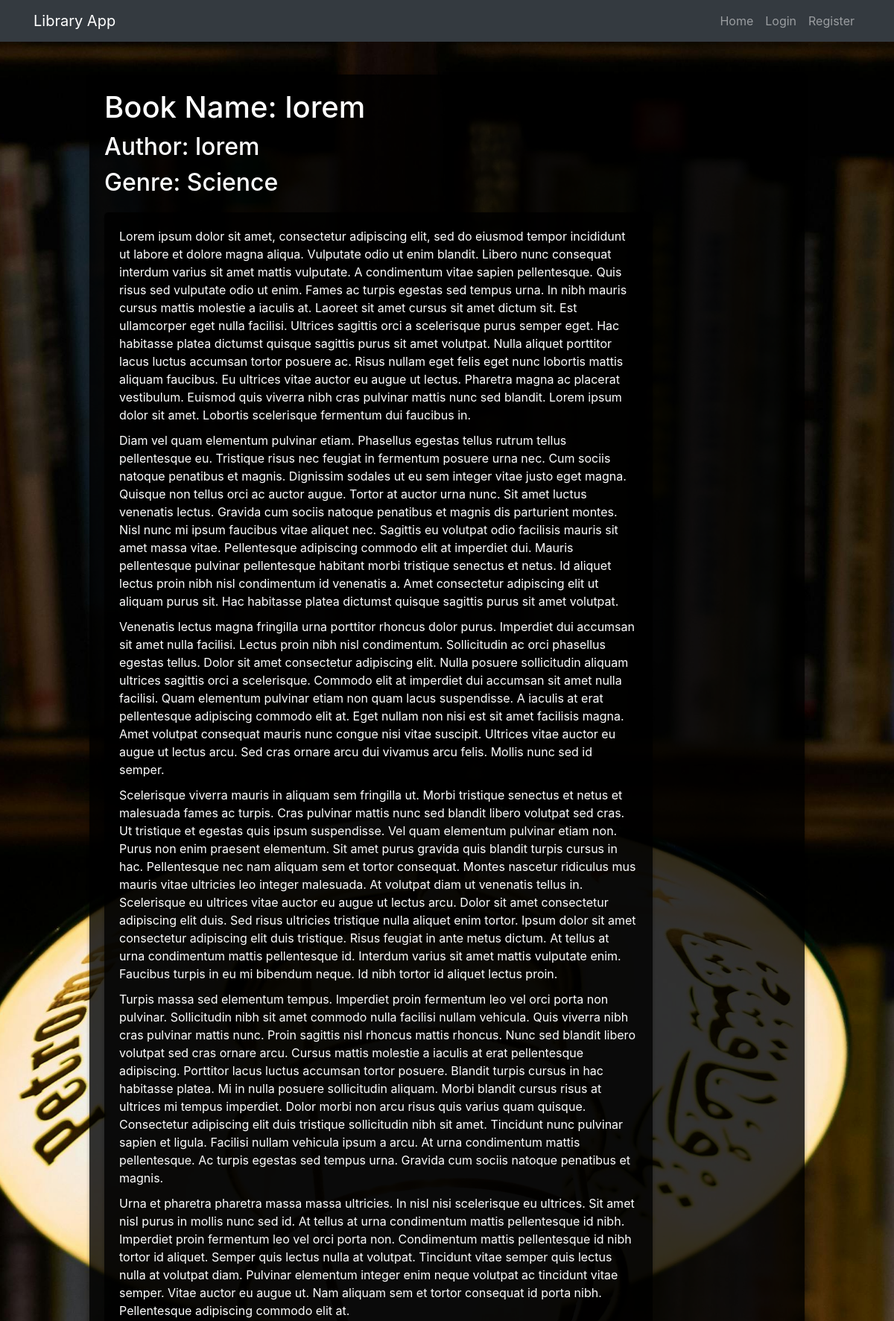
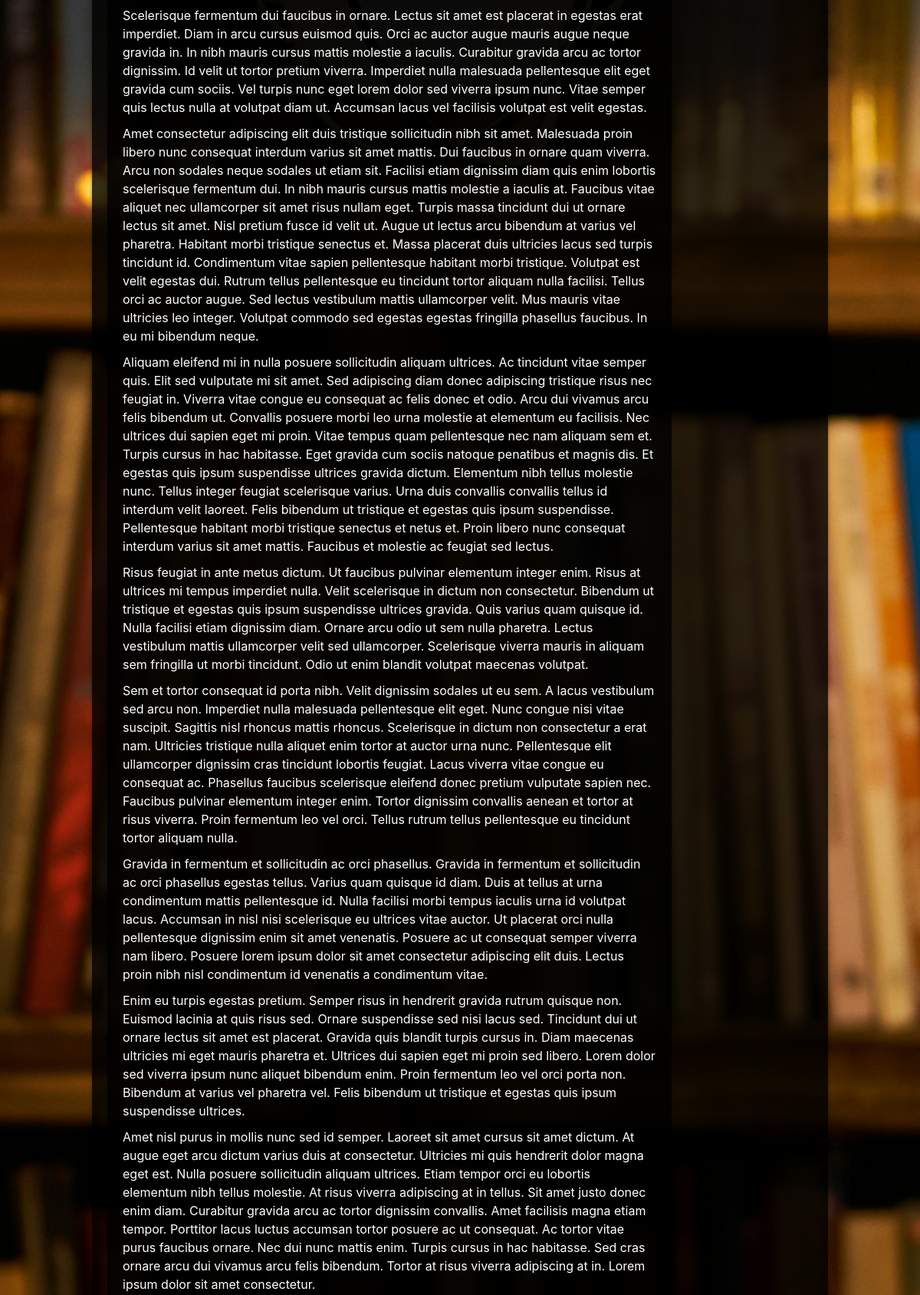
Screenshot of /book_details/1 (upper part) with the database file from the repository (2 pictures, top to bottom).
### models.py (models this page shows)
class Book(db.Model):
    id=db.Column(db.Integer,primary_key=True)
    title=db.Column(db.String(100),nullable=False)
    author=db.Column(db.String(30))
    booksnum=db.Column(db.BigInteger,nullable=True)
    price=db.Column(db.Float,nullable=False)
    genre_id=db.Column(db.Integer,db.ForeignKey("genre.id"),nullable=False)
    content = db.Column(db.Text)  # Book content
    feedbacks = db.relationship('Feedback', backref='book', lazy=True)
    pubdate=db.Column(db.Date,nullable=False)
    requests = db.relationship("BookRequest", backref='book', lazy='dynamic', cascade='all, delete-orphan')  # Add this line

class Genre(db.Model):
    id=db.Column(db.Integer,primary_key=True)
    genrename=db.Column(db.String(32),unique=True)
    books=db.relationship('Book',backref='genre' ,lazy='dynamic',cascade='all,delete-orphan')#lazy here we use bz when i will acces then give it not everytime

### routes.py (the view)
@app.route('/book_details/<int:book_id>')
def book_details(book_id):
    book = Book.query.get_or_404(book_id)
    return render_template('read_book.html', book=book)

### templates/read_book.html (shortened to what this page needs)
<!DOCTYPE html>
<html lang="en">
<head>
    <link href="https://maxcdn.bootstrapcdn.com/bootstrap/4.5.2/css/bootstrap.min.css" rel="stylesheet">
    <link href="https://cdnjs.cloudflare.com/ajax/libs/font-awesome/5.15.1/css/all.min.css" rel="stylesheet">
</head>
<body>
    <nav class="navbar navbar-expand-lg navbar-dark bg-dark fixed-top">
        <div class="container">
            <a class="navbar-brand" href="{{ url_for('index') }}">Library App</a>
            <div class="collapse navbar-collapse" id="navbarResponsive">
                <ul class="navbar-nav ml-auto">
                    <li class="nav-item">
                        <a class="nav-link" href="{{ url_for('index') }}">Home</a>
                    </li>
                    {% if 'user_id' in session %}
                    <li class="nav-item">
                        <a class="nav-link" href="{{ url_for('profile') }}">Profile</a>
                    </li>
                    <li class="nav-item">
                        <a class="nav-link" href="{{ url_for('dashboard') }}">Dashboard</a>
                    </li>
                    <li class="nav-item">
                        <a class="nav-link" href="{{ url_for('logout') }}">Logout</a>
                    </li>
                    {% else %}
                    <li class="nav-item">
                        <a class="nav-link" href="{{ url_for('login') }}">Login</a>
                    </li>
                    <li class="nav-item">
                        <a class="nav-link" href="{{ url_for('register') }}">Register</a>
                    </li>
                    {% endif %}
                </ul>
            </div>
        </div>
    </nav>
    <div class="container content-box">
        <h1>Book Name: {{ book.title }}</h1>
        <h2>Author: {{ book.author }}</h2>
        <h2>Genre: {{ book.genre.genrename }}</h2>
        <div class="content-box">
            {% for paragraph in book.content.split('\n') %}
                <p>{{ paragraph }}</p>
            {% endfor %}
        </div>
    </div>
</body>
</html>

### templates/read_book.html (style rules this page uses)
body { padding-top: 80px; background: url('/static/read.jpg') no-repeat center center fixed; background-size: cover; min-height: 100vh; display: flex; flex-direction: column; align-items: center; color: #fff; }
.content-box { background: rgba(0, 0, 0, 0.8); padding: 20px; margin-top: 20px; border-radius: 5px; box-shadow: 0 2px 5px rgba(0,0,0,0.3); width: 80%; }
h1, h2, p { margin-bottom: 10px; }

### rows the page displays
Book: title "lorem", author "lorem"
Genre: genre.genrename "Science"
